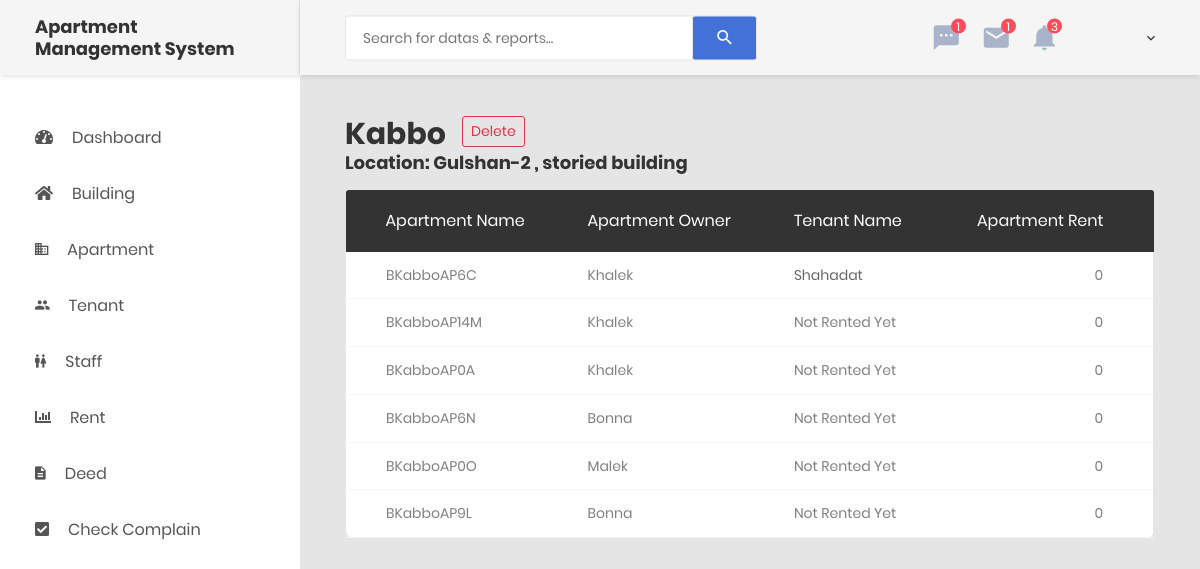
Before: /single-bld.php?bld=Kabbo with the older database file.
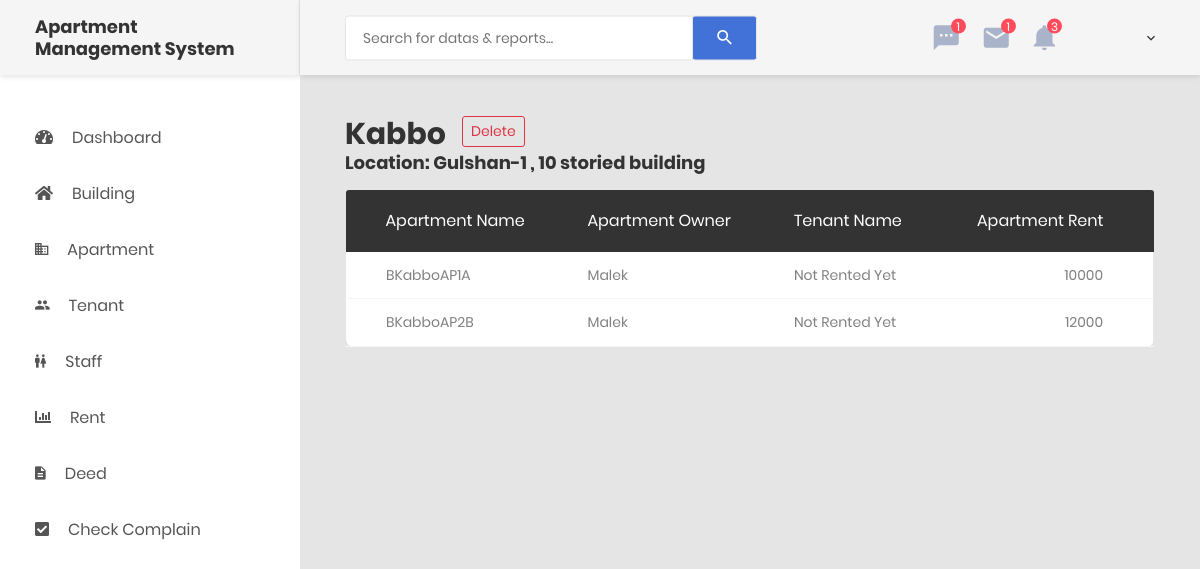
After: the same page with the newer database file.
### tables this page shows
CREATE TABLE `building` (
  `buildingID` int(11) NOT NULL,
  `buildingName` varchar(255) NOT NULL,
  `buildingLoc` varchar(255) NOT NULL,
  `buildingStor` int(11) NOT NULL
);

CREATE TABLE `apartment` (
  `apartmentID` int(11) NOT NULL,
  `apartmentName` varchar(255) NOT NULL,
  `building` varchar(255) NOT NULL,
  `aptOwner` varchar(255) NOT NULL,
  `aptFair` int(11) NOT NULL,
  `tenantName` varchar(255) DEFAULT NULL
);

CREATE TABLE `tenant` (
  `tenantID` int(11) NOT NULL,
  `tenantName` varchar(255) NOT NULL,
  `fatherName` varchar(255) NOT NULL,
  `pAddress` varchar(255) NOT NULL,
  `po` varchar(255) NOT NULL,
  `ps` varchar(255) NOT NULL,
  `district` varchar(255) NOT NULL,
  `village` varchar(255) NOT NULL,
  `apartmentName` varchar(255) NOT NULL,
  `building` varchar(11) NOT NULL,
  `tenantContact` char(255) NOT NULL,
  `monRent` int(11) NOT NULL,
  `tenantStart` date NOT NULL,
  `tenantEmail` varchar(255) NOT NULL,
  `lastPaid` varchar(255) NOT NULL,
  `nidNumber` int(255) NOT NULL,
  `nidFrontDir` varchar(255) NOT NULL,
  `nidBackDir` varchar(255) NOT NULL,
  `profilepic` varchar(255) NOT NULL
);

### includes/db-config.php (called while the page is built, shortened)
<?php
$tenant = 'tenant';
$building = 'building';

### single-bld.php (the view, shortened to what this page needs)
<?php
include ROOT . '/includes/db-config.php';
include ROOT . '/includes/header.php';
include ROOT . '/includes/sidebar.php'; ?>
<div class="page-container">
    <?php
    include ROOT . '/includes/header-desktop.php';
    ?>
    <?php
    $bld = $_GET['bld'];
    ?>
    <div class="main-content">
        <div class="section__content section__content--p30">
            <div class="container-fluid">
                <div class="row">
                    <div class="col-lg-12">
                        <div class="building__header">
                            <h2>
                                <?php
                                $sqlforb01 = "SELECT * FROM apartment WHERE building = '$bld'";
                                $resultforb01 = mysqli_query($mysqli, $sqlforb01) or die(mysqli_error($mysqli));
                                $checkbld = "SELECT * FROM $building WHERE buildingName = '$bld'";
                                $checkbldrun = mysqli_query($mysqli, $checkbld) or die(mysqli_error($mysqli));
                                $checkdata = mysqli_fetch_assoc($checkbldrun);
                                echo $bld ?>
                            </h2>
                            <div>
                                <button type="button" class="btn btn-outline-danger btn-sm"
                                    onclick="window.location='/ams/del-bld.php?bld=<?= $bld ?>';">Delete</button>
                            </div>
                        </div>
                        <h4 style="padding-bottom: 2vh;">
                            Location:
                            <?= $checkdata['buildingLoc']; ?> ,
                            <?= $checkdata['buildingStor']; ?> storied building
                        </h4>
                        <div class="table-responsive m-b-40">
                            <table class="table table-borderless table-data3">
                                <thead>
                                    <tr>
                                        <th>Apartment Name</th>
                                        <th>Apartment Owner</th>
                                        <th>Tenant Name</th>
                                        <th>Apartment Rent</th>
                                    </tr>
                                </thead>
                                <tbody>
                                    <?php while ($dataforb01 = $resultforb01->fetch_assoc()) {
                                        $chk = $dataforb01['apartmentName'];
                                        $chksql = "SELECT * FROM $tenant WHERE apartmentName = '$chk'";
                                        $chkrun = mysqli_query($mysqli, $chksql) or die(mysqli_error($mysqli));
                                        $chkrow = mysqli_num_rows($chkrun);
                                        $chkdata = mysqli_fetch_assoc($chkrun);
                                        ?>
                                        <tr>
                                            <td>
                                                <?= $dataforb01['apartmentName'] ?>
                                            </td>
                                            <td>
                                                <?= $dataforb01['aptOwner'] ?>
                                            </td>
                                            <td>
                                                <?php if ($chkrow > 0) {
                                                    $tid = $chkdata['tenantID'];
                                                    ?>
                                                    <a href="/ams/user-details.php?user=<?= $tid ?>" class="custom__a">
                                                        <?= $chkdata['tenantName']; ?>
                                                    </a>
                                                <?php } else {
                                                    echo "Not Rented Yet";
                                                } ?>
                                            </td>
                                            <td>
                                                <?= $dataforb01['aptFair'] ?>
                                            </td>
                                        </tr>
                                    <?php } ?>
                                </tbody>
                            </table>
                        </div>
                    </div>
                </div>
            </div>
        </div>
    </div>
</div>
<?php
include ROOT . '/includes/footer.php';
?>

Changed rows visible on the page:
removed building: buildingLoc "Gulshan-2"
removed apartment: apartmentName "BKabboAP6C", aptOwner "Khalek", tenant.tenantName "Shahadat", aptFair "0"
removed apartment: apartmentName "BKabboAP14M", aptOwner "Khalek", shows "Not Rented Yet", aptFair "0"
removed apartment: apartmentName "BKabboAP0A", aptOwner "Khalek", shows "Not Rented Yet", aptFair "0"
removed apartment: apartmentName "BKabboAP6N", aptOwner "Bonna", shows "Not Rented Yet", aptFair "0"
removed apartment: apartmentName "BKabboAP0O", aptOwner "Malek", shows "Not Rented Yet", aptFair "0"
removed apartment: apartmentName "BKabboAP9L", aptOwner "Bonna", shows "Not Rented Yet", aptFair "0"
added building: buildingLoc "Gulshan-1", buildingStor "10"
added apartment: apartmentName "BKabboAP1A", aptOwner "Malek", shows "Not Rented Yet", aptFair "10000"
added apartment: apartmentName "BKabboAP2B", aptOwner "Malek", shows "Not Rented Yet", aptFair "12000"
